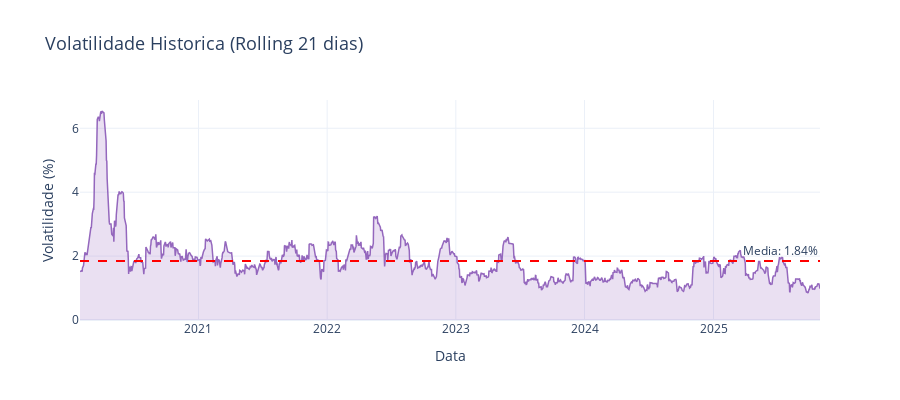

The code cell stored with this chart in its notebook:
### Markdown cell above
### 4.3 Analise de Volatilidade

Evolucao da volatilidade (rolling standard deviation dos retornos) ao longo do tempo.

### Code cell
# Volatility time series
fig_vol_ts = go.Figure()

fig_vol_ts.add_trace(go.Scatter(
    x=df['Date'],
    y=df['Volatility'] * 100,  # Convert to percentage
    mode='lines',
    name='Volatilidade 21d',
    line=dict(color='#9467bd', width=1.5),
    fill='tozeroy',
    fillcolor='rgba(148, 103, 189, 0.2)'
))

# Add average volatility line
avg_vol = df['Volatility'].mean() * 100
fig_vol_ts.add_hline(
    y=avg_vol, 
    line_dash='dash', 
    line_color='red',
    annotation_text=f'Media: {avg_vol:.2f}%'
)

fig_vol_ts.update_layout(
    title=dict(
        text='Volatilidade Historica (Rolling 21 dias)',
        font=dict(size=18)
    ),
    xaxis_title='Data',
    yaxis_title='Volatilidade (%)',
    template='plotly_white',
    height=400
)

fig_vol_ts.show()

### Figure 1 — Plotly figure (JSON) as saved in the notebook; plotly's stock layout.template omitted (floating-point values rounded to 4 significant figures; data arrays with more than 128 entries replaced by an {"elided": "..."} marker saying what was removed)
{"data": [{"fill": "tozeroy", "fillcolor": "rgba(148, 103, 189, 0.2)", "line": {"color": "#9467bd", "width": 1.5}, "mode": "lines", "name": "Volatilidade 21d", "type": "scatter", "x": {"elided": "1433 str values"}, "y": {"elided": "1433 float values"}}], "layout": {"annotations": [{"showarrow": false, "text": "Media: 1.84%", "x": 1, "xanchor": "right", "xref": "x domain", "y": 1.843, "yanchor": "bottom", "yref": "y"}], "height": 400, "shapes": [{"line": {"color": "red", "dash": "dash"}, "type": "line", "x0": 0, "x1": 1, "xref": "x domain", "y0": 1.843, "y1": 1.843, "yref": "y"}], "title": {"font": {"size": 18}, "text": "Volatilidade Historica (Rolling 21 dias)"}, "xaxis": {"title": {"text": "Data"}}, "yaxis": {"title": {"text": "Volatilidade (%)"}}}}
